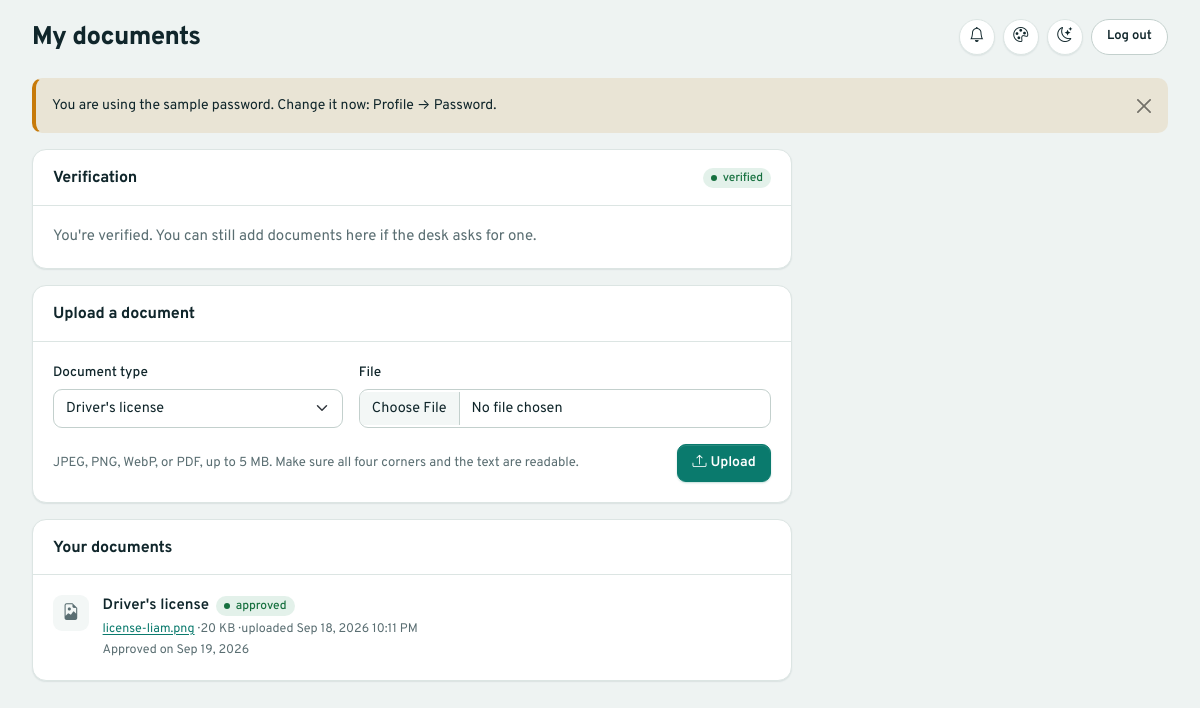
The app's page /customer/documents.php (signed in) with its own data.
### tables this page shows
CREATE TABLE customers (
    customer_id      INT UNSIGNED AUTO_INCREMENT PRIMARY KEY,
    user_id          INT UNSIGNED NOT NULL UNIQUE,
    date_of_birth    DATE,
    address_line     VARCHAR(255),
    city             VARCHAR(100),
    license_number   VARCHAR(50),
    license_expiry   DATE,
    id_type          ENUM('national_id','passport','drivers_license') DEFAULT 'drivers_license',
    id_number        VARCHAR(50),
    account_status   ENUM('unverified','verified','blocked') NOT NULL DEFAULT 'unverified',
    created_at       TIMESTAMP NOT NULL DEFAULT CURRENT_TIMESTAMP,
    FOREIGN KEY (user_id) REFERENCES users(user_id) ON DELETE CASCADE
);

CREATE TABLE documents (
    document_id         INT UNSIGNED AUTO_INCREMENT PRIMARY KEY,
    customer_id         INT UNSIGNED NOT NULL,
    document_type       ENUM('drivers_license','national_id','passport','proof_of_billing') NOT NULL,
    file_path           VARCHAR(255) NOT NULL COMMENT 'relative to project root; random filename',
    original_name       VARCHAR(255) NOT NULL COMMENT 'display only — never used as a path',
    mime_type           VARCHAR(50)  NOT NULL COMMENT 'sniffed from the file bytes, not the client',
    file_size           INT UNSIGNED NOT NULL,
    verification_status ENUM('pending','approved','rejected') NOT NULL DEFAULT 'pending',
    review_note         VARCHAR(255) NULL COMMENT 'required when rejected, shown to the customer',
    uploaded_by         INT UNSIGNED NULL COMMENT 'customer themself, or staff/admin at the desk',
    reviewed_by         INT UNSIGNED NULL,
    reviewed_at         DATETIME NULL,
    uploaded_at         TIMESTAMP NOT NULL DEFAULT CURRENT_TIMESTAMP,
    FOREIGN KEY (customer_id) REFERENCES customers(customer_id) ON DELETE CASCADE,
    FOREIGN KEY (uploaded_by) REFERENCES users(user_id) ON DELETE SET NULL,
    FOREIGN KEY (reviewed_by) REFERENCES users(user_id) ON DELETE SET NULL,
    INDEX idx_documents_status (verification_status)
);

### config/database.php (called while the page is built, shortened)
<?php
class Database
{
    private static ?PDO $connection = null;
    public static function getConnection(): PDO
    {
        if (self::$connection === null) {
            $name = getenv('AUTOWAY_DB') ?: self::NAME;
            $dsn = 'mysql:host=' . self::HOST . ';port=' . self::PORT . ';dbname=' . $name . ';charset=utf8mb4';
            try {
                self::$connection = new PDO($dsn, self::USER, self::PASS, [
                    PDO::ATTR_ERRMODE            => PDO::ERRMODE_EXCEPTION,
                    PDO::ATTR_DEFAULT_FETCH_MODE => PDO::FETCH_ASSOC,
                    PDO::ATTR_EMULATE_PREPARES   => false,
                ]);
                self::$connection->exec("SET time_zone = '" . date('P') . "'");
            } catch (PDOException $e) {
                error_log('DB connection failed: ' . $e->getMessage());
                die('Database connection failed. Check config/database.php and confirm MySQL is running in XAMPP.');
            }
        }
        return self::$connection;
    }
}

### includes/auth.php (called while the page is built, shortened)
<?php
require_once __DIR__ . '/../config/database.php';
require_once __DIR__ . '/functions.php';
function current_user(): ?array
{
    static $revalidated = false;
    if (!$revalidated) {
        $stmt = Database::getConnection()->prepare(
            'SELECT u.status, u.session_version, r.role_name FROM users u
             JOIN roles r ON r.role_id = u.role_id
             WHERE u.user_id = ?'
        );
        $stmt->execute([$_SESSION['user']['user_id']]);
        $row = $stmt->fetch();
    }
    return $_SESSION['user'];
}
function require_login(): array
{
    $user = current_user();
    return $user;
}
function require_role(string ...$allowed_roles): array
{
    $user = require_login();
    return $user;
}

### includes/customers_data.php (called while the page is built, shortened)
<?php
require_once __DIR__ . '/../config/database.php';
require_once __DIR__ . '/functions.php';
require_once __DIR__ . '/auth.php';
function get_customer_by_user_id(int $user_id): ?array
{
    $stmt = Database::getConnection()->prepare(CUSTOMER_SELECT . ' WHERE c.user_id = ?');
    $stmt->execute([$user_id]);
    return $stmt->fetch() ?: null;
}
function customer_documents(int $customer_id): array
{
    $stmt = Database::getConnection()->prepare(
        'SELECT d.*, r.full_name AS reviewer_name
         FROM documents d
         LEFT JOIN users r ON r.user_id = d.reviewed_by
         WHERE d.customer_id = ?
         ORDER BY d.uploaded_at DESC, d.document_id DESC'
    );
    $stmt->execute([$customer_id]);
    return $stmt->fetchAll();
}
function format_bytes(int $bytes): string
{
    return max(1, (int) round($bytes / 1024)) . ' KB';
}

### includes/functions.php (called while the page is built, shortened)
<?php
function e(?string $value): string
{
    return htmlspecialchars($value ?? '', ENT_QUOTES, 'UTF-8');
}
function status_badge_class(string $status): string
{
    return match ($status) {
        'available', 'active', 'completed', 'paid', 'verified', 'approved' => 'status-success',
        'pending', 'unverified', 'scheduled', 'partial', 'reserved', 'unpaid' => 'status-warning',
        'confirmed', 'in_progress', 'rented' => 'status-info',
        'maintenance', 'refunded', 'deactivated' => 'status-neutral',
        'cancelled', 'unavailable', 'blocked', 'rejected', 'failed', 'no_show', 'suspended', 'void' => 'status-danger',
        default => 'status-neutral',
    };
}
function humanize(string $value): string
{
    $labels = [
        'drivers_license' => "Driver's license",
        'national_id'     => 'National ID',
        'id_number'       => 'ID number',
        'no_show'         => 'No-show',
        'suv'             => 'SUV',
    ];
    return $labels[$value] ?? ucfirst(str_replace('_', ' ', $value));
}

### includes/customer_partial.php (the view, shortened to what this page needs)
<?php
require_once __DIR__ . '/functions.php';
require_once __DIR__ . '/customers_data.php';
function render_document_list(int $customer_id, string $mode = 'review'): string
{
    $documents = customer_documents($customer_id);
    $html = '<ul class="doc-list">';
    foreach ($documents as $d) {
        $id     = (int) $d['document_id'];
        $status = $d['verification_status'];
        $icon   = $d['mime_type'] === 'application/pdf' ? 'bi-file-earmark-pdf' : 'bi-file-earmark-image';
        $url    = BASE_URL . 'api/document.php?id=' . $id;
        $html .= '<li class="doc-item" data-document-id="' . $id . '">';
        $html .= '<div class="doc-icon"><i class="bi ' . $icon . '"></i></div>';
        $html .= '<div class="doc-main">';
        $html .= '<div class="doc-title">' . e(humanize($d['document_type']))
            . ' <span class="status-badge ' . e(status_badge_class($status)) . '">' . e($status) . '</span></div>';
        $html .= '<div class="cell-sub"><a href="' . e($url) . '" target="_blank" rel="noopener">' . e($d['original_name']) . '</a>'
            . ' &middot; ' . e(format_bytes((int) $d['file_size']))
            . ' &middot; uploaded ' . e(date('M j, Y g:i A', strtotime($d['uploaded_at']))) . '</div>';
        if ($status !== 'pending') {
            $html .= '<div class="cell-sub">' . ($status === 'approved' ? 'Approved' : 'Rejected')
                . ($mode === 'review' && $d['reviewer_name'] ? ' by ' . e($d['reviewer_name']) : '')
                . ($d['reviewed_at'] ? ' on ' . e(date('M j, Y', strtotime($d['reviewed_at']))) : '') . '</div>';
        }
        $html .= '</div>';
        $html .= '<div class="doc-actions">';
        $html .= '</div>';
        $html .= '</li>';
    }
    $html .= '</ul>';
    return $html;
}

### customer/documents.php (shortened to what this page needs)
<?php
require_once __DIR__ . '/../includes/auth.php';
require_once __DIR__ . '/../includes/customers_data.php';
require_once __DIR__ . '/../includes/customer_partial.php';
$user = require_role('customer');
$customer = get_customer_by_user_id((int) $user['user_id']);
$customer_id = (int) $customer['customer_id'];
$status_note = [
    'verified'   => 'You\'re verified. You can still add documents here if the desk asks for one.',
    'unverified' => 'Upload a clear photo or scan of your driver\'s license (and a second ID if you have one), and add your license number and expiry on your Profile. Staff check both, then verify your account for booking.',
    'blocked'    => 'Your account is on hold, so uploads are paused. Please contact the rental desk.',
];
require __DIR__ . '/../includes/header.php';
?>
<div style="max-width: 760px;">
    <section class="panel mb-3">
        <div class="panel-header">
            Verification
            <span class="status-badge <?= e(status_badge_class($customer['account_status'])) ?>"><?= e($customer['account_status']) ?></span>
        </div>
        <div class="panel-body">
            <p class="mb-0 text-secondary"><?= e($status_note[$customer['account_status']] ?? '') ?></p>
        </div>
    </section>
    <?php if ($customer['account_status'] !== 'blocked'): ?>
    <section class="panel mb-3">
        <div class="panel-header">Upload a document</div>
        <div class="panel-body">
            <form method="post" enctype="multipart/form-data" class="row g-3 align-items-end">
                <div class="col-sm-5">
                    <label class="form-label" for="document_type">Document type</label>
                    <select class="form-select" id="document_type" name="document_type" required>
                        <?php foreach (DOCUMENT_TYPES as $t): ?>
                            <option value="<?= e($t) ?>"><?= e(humanize($t)) ?></option>
                        <?php endforeach; ?>
                    </select>
                </div>
                <div class="col-sm-7">
                    <label class="form-label" for="document">File</label>
                    <input class="form-control" type="file" id="document" name="document" accept="image/jpeg,image/png,image/webp,application/pdf" required>
                </div>
                <div class="col-12 d-flex flex-wrap align-items-center justify-content-between gap-2">
                    <span class="text-secondary small">JPEG, PNG, WebP, or PDF, up to 5&nbsp;MB. Make sure all four corners and the text are readable.</span>
                    <button type="submit" class="btn btn-brand"><i class="bi bi-upload me-1"></i>Upload</button>
                </div>
            </form>
        </div>
    </section>
    <?php endif; ?>
    <section class="panel">
        <div class="panel-header">Your documents</div>
        <div class="panel-body">
            <?= render_document_list($customer_id, 'owner') ?>
        </div>
    </section>
</div>
<?php require __DIR__ . '/../includes/footer.php'; ?>

### records on screen
customers: account_status "verified", account_status "You're verified. You can still add documents here if the desk asks for one."
documents: document_type "Driver's license", verification_status "approved", original_name "license-liam.png", file_size "20 KB", uploaded_at "Sep 18, 2026 10:11 PM", shows "Approved", reviewed_at "Sep 19, 2026"

### other values on screen
$page_title "My documents"
$flash_message "You are using the sample password. Change it now: Profile → Password."
form field document_type "Driver's license"
